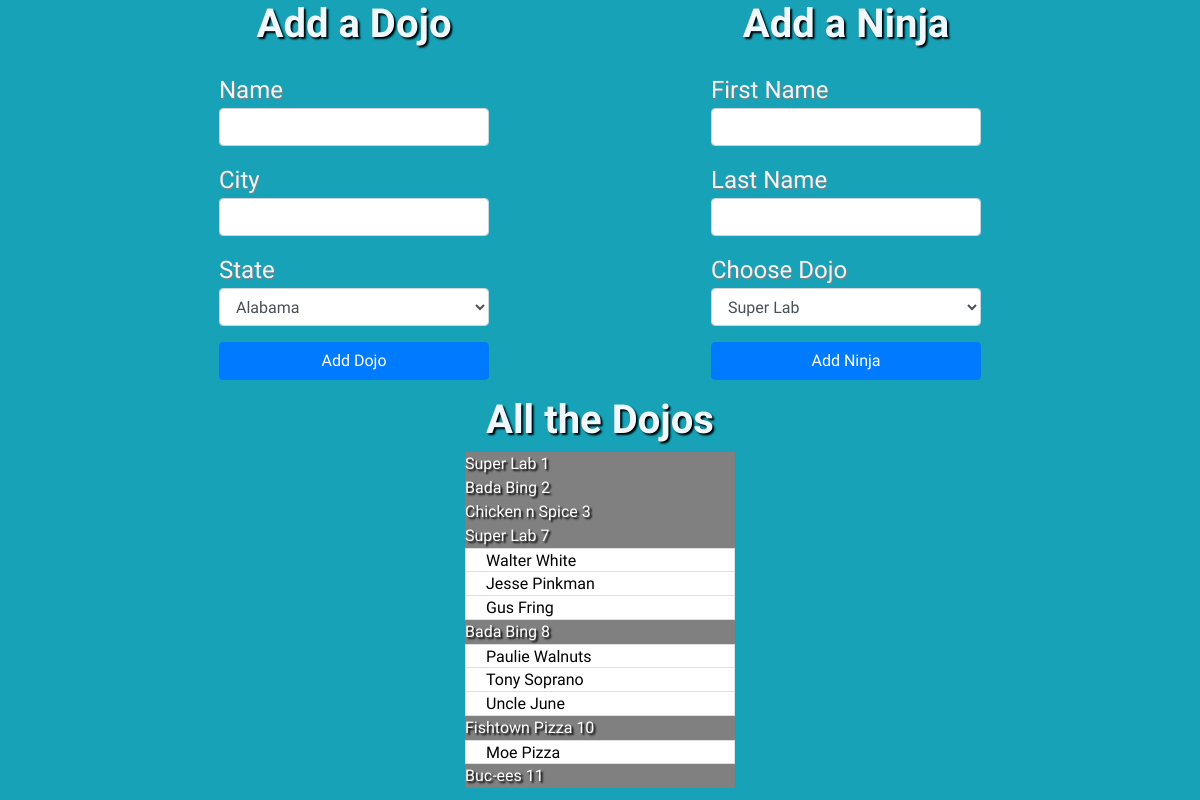
Before: / with the older database file.
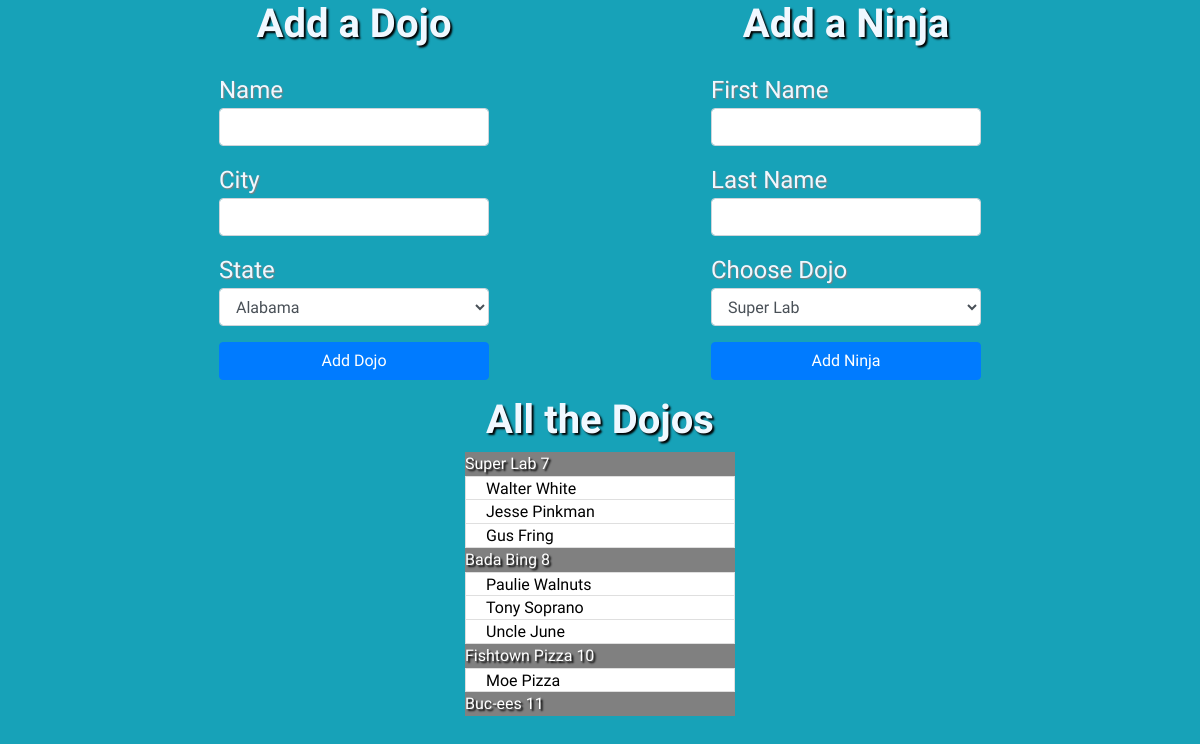
After: the same page with the newer database file.
### dojo_ninjas_app/models.py (models this page shows, shortened)
class Dojo(models.Model):
    name = models.CharField(max_length=255)
    city = models.CharField(max_length=255)
    state = models.CharField(max_length=2)
    desc = models.TextField()

class Ninja(models.Model):
    dojo_id = models.ForeignKey(
        Dojo, related_name="ninjas", on_delete=models.CASCADE)
    first_name = models.CharField(max_length=255)
    last_name = models.CharField(max_length=255)

### dojo_ninjas_app/views.py (the view)
def index(request):
    dojos = Dojo.objects.all()
    context = {
        "dojos": dojos
    }
    return render(request, "index.html", context)

### dojo_ninjas_app/templates/index.html (shortened to what this page needs)
<!doctype html>
<html lang="en">
<head>
    {% load static %}
    <link rel="stylesheet" href="https://cdn.jsdelivr.net/npm/bootstrap@4.6.0/dist/css/bootstrap.min.css"
>
    <link rel="stylesheet" href="{% static 'css/style.css' %}">
</head>
<body>
    <div class="container-fluid">
        <div class="row justify-content-center">
            <div class="col-3 ">
                <h1>Add a Dojo</h1>
                <form class="form-group" method="POST" action="/dojo">
                    <label for="name">Name</label>
                    <input type="text" name="name" class="form-control">
                    <label for="city">City</label>
                    <input type="text" name="city" class="form-control">
                    <label for="state">State</label>
                    <select name="state" class="form-control">
                        <option value="AL">Alabama</option>
                    </select>
                    <button type="submit" class="btn btn-primary btn-block mt-3">Add Dojo</button>
                </form>
            </div>
            <div class="col-3">
                <h1>Add a Ninja</h1>
                <form class="form-group" method="POST" action="/ninja">
                    <label for="first_name">First Name</label>
                    <input type="text" name="first_name" class="form-control">
                    <label for="last_name">Last Name</label>
                    <input type="text" name="last_name" class="form-control">
                    <label for="dojo_id">Choose Dojo</label>
                    <select name="dojo_id" class="form-control">
                        {% for dojo in dojos %}
                        <option value="{{ dojo.id }}">{{ dojo.name }}</option>
                        {% endfor %}
                    </select>
                    <button type="submit" class="btn btn-primary btn-block mt-3">
                        Add Ninja
                    </button>
                </form>
            </div>
        </div>
        <div class="row justify-content-center">
            <div class="col-3">
                <h1>All the Dojos</h1>
                <ul class="list-group">
                    {% for dojo in dojos %}
                    <ul> {{dojo.name}} {{dojo.id}}
                        {% for ninja in dojo.ninjas.all %}
                        <li class="list-group-item">{{ninja.first_name}} {{ninja.last_name}}</li>
                        {% endfor %}
                    </ul>
                    {% endfor %}
                </ul>
            </div>
        </div>
    </div>
</body>
</html>

### dojo_ninjas_app/static/css/style.css (style rules this page uses)
* { padding: 0; margin: 0; box-sizing: border-box; }
html, body { font-family: 'Itim', cursive; background-color: #17a2b8 !important; color: aliceblue; }
h1 { text-align: center; text-shadow: 2px 2px 2px black; font-weight: bolder; }
label { font-size: 1.5em ; text-shadow: 1px 1px 1px gray; margin-top: 1rem; margin-bottom: 0; }
ul { background-color: gray; color: white; font-size: 1em; text-shadow: 2px 2px 2px black; }
li { color: black; font-size: 1em; height: 1.5rem; padding: 0; text-shadow: none; padding: 0rem 1.25rem !important; }
.col-3 { margin: 0 6rem; overflow: auto; }
button { font-size: 2em; }

Changed rows visible on the page:
removed Dojo: name "Super Lab", id "1"
removed Dojo: name "Bada Bing", id "2"
removed Dojo: name "Chicken n Spice", id "3"
